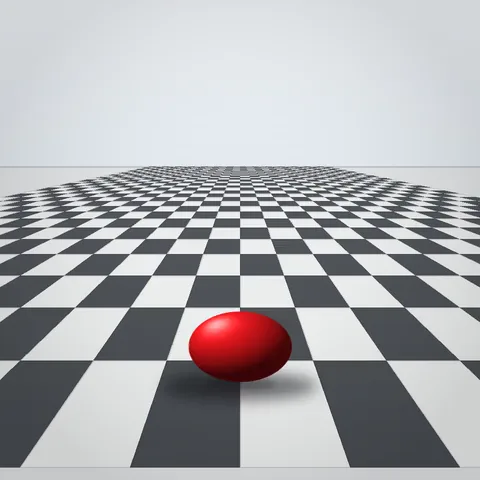
#> input picture p13ctl/assets/red-ball.webp, 480 x 480 px
$ python -i faces.py   (imports and definitions only)
#> lines starting #> are read from the running program, lines starting #| are printed output that depends on the picture
"""Hardware-monitor and clock faces for the P13 panel.

Reverse engineered by observing the panel's on-screen behavior:
The hardware monitor cycles one stat at a time (title, value digits, unit) every
5-30 s, fed by a hardware-monitor sensor string; the six
clock styles are digit-image layouts over looping video, 24-hour, updated
at minute granularity. The original video/digit assets are not redistributable,
so these faces redraw the same layouts with PIL from Linux sensors.
"""

from __future__ import annotations

import bisect
import logging
import math
import shutil
import subprocess
import threading
import time
from datetime import datetime
from pathlib import Path

from PIL import Image, ImageDraw, ImageFont

from .artinchip import DisplayError

_LOGGER = logging.getLogger(__name__)

SIZE = 480
CLOCK_STYLES = (1, 2, 3, 4, 5, 6)
HW_MONITOR_STYLES = (1, 2, 3, 4, 5)

_TRACK = (38, 43, 56)

DEFAULT_COLORS = {
    "accent": "#E8322F",
    "track": "#262B38",
    "text": "#F0F2F8",
    "label": "#8A93A8",
    "background": "#0A0C12",
}

def _parse_color(value) -> tuple[int, int, int] | None:
    text = str(value or "").lstrip("#")
    if len(text) != 6:
        return None
    try:
        return (int(text[0:2], 16), int(text[2:4], 16), int(text[4:6], 16))
    except ValueError:
        return None

def resolve_palette(colors: dict | None) -> dict:
    """Hex color overrides -> RGB face palette."""
    palette = {}
    for key, default in DEFAULT_COLORS.items():
        override = _parse_color((colors or {}).get(key))
        palette[key] = override or _parse_color(default)
#> in open_background, img is the input picture: PIL image 480x480 RGBA; mean R, G, B, A 173.9, 174.1, 177, 255
    return palette

_DEFAULT_PALETTE = resolve_palette(None)

_FONT_PATHS = (
    "/usr/share/fonts/dejavu-sans-fonts/DejaVuSans-Bold.ttf",
    "/usr/share/fonts/truetype/dejavu/DejaVuSans-Bold.ttf",
    "/usr/share/fonts/TTF/DejaVuSans-Bold.ttf",
)
_font_cache: dict[int, ImageFont.FreeTypeFont | ImageFont.ImageFont] = {}

_DASHBOARD_FONT_PATHS = (
    "/usr/share/fonts/google-roboto/Roboto-Bold.ttf",
    "/usr/share/fonts/truetype/roboto/unhinted/RobotoTTF/Roboto-Bold.ttf",
    "/usr/share/fonts/liberation-sans-fonts/LiberationSans-Bold.ttf",
    "/usr/share/fonts/truetype/liberation2/LiberationSans-Bold.ttf",
    "/usr/share/fonts/dejavu-sans-fonts/DejaVuSansCondensed-Bold.ttf",
    "/usr/share/fonts/truetype/dejavu/DejaVuSansCondensed-Bold.ttf",
)
_dashboard_font_cache: dict[int, ImageFont.FreeTypeFont | ImageFont.ImageFont] = {}

# [37 lines left out: functions _font, _dashboard_font, _text_centered, not called in this run]

# --- Linux sensor sources (mirrors the Windows HW_Items list) ---------------
#
# All reads go straight to sysfs/procfs. psutil's sensors scan reads every
# hwmon chip — NVMe SMART temps alone cost ~50 ms — so needed files are
# resolved once and only those are read each tick (~2 ms total).

_HWMON = Path("/sys/class/hwmon")
_CPUFREQ = Path("/sys/devices/system/cpu/cpufreq")
_CPU_TEMP_CHIPS = ("k10temp", "zenpower", "coretemp")
_CPU_TEMP_LABELS = ("tctl", "tdie", "package id 0")

# [91 lines left out: functions _read_int, _hwmon_chips, _sensor_label, _resolve_cpu_temp, _resolve_fans, _cpu_times and 2 more, not called in this run]

class HwSensors:
    """One-pass reader for the stats the hardware monitor rotates through."""

    # [16 lines left out: functions __init__, _resolve, not called in this run]

    def _paths_ok(self) -> bool:
        paths = [self._cpu_temp_path, *self._dram_temps, *(p for _, p in self._fans)]
        return all(p is None or p.exists() for p in paths)

    # [90 lines left out: functions _cpu_usage_percent, read, not called in this run]

# --- Backgrounds (Windows uses looping MP4s under DynamicBackground\) --------

_IMAGE_SUFFIXES = {".png", ".jpg", ".jpeg", ".bmp", ".webp", ".gif"}
VIDEO_FPS = 30
JPEG_QUALITY = 85

_ASSETS_DIR = Path(__file__).resolve().parent.parent / "assets"
# Bundled sample animations, selectable by bare name for testing backgrounds.
TEST_BACKGROUNDS = {
    "red-ball.mp4": _ASSETS_DIR / "red-ball.mp4",
    "red-ball.webp": _ASSETS_DIR / "red-ball.webp",
}

def _fit_panel(img: Image.Image) -> Image.Image:
    """Cover-crop to the square panel."""
    img = img.convert("RGB")
    scale = max(SIZE / img.width, SIZE / img.height)
    img = img.resize((round(img.width * scale), round(img.height * scale)), Image.Resampling.LANCZOS)
    left = (img.width - SIZE) // 2
    top = (img.height - SIZE) // 2
    return img.crop((left, top, left + SIZE, top + SIZE))

class _VideoBackground:
    """Loop a video as panel frames via ffmpeg rawvideo pipes.

    ffmpeg's ``-stream_loop`` freezes the last frame for seconds at each
    restart on ordinary H.264 MP4s (edit-list/B-frame mishandling), so
    each pass instead plays to EOF and a pre-spawned standby process takes
    over, keeping the loop transition to a single frame boundary.
    """

    _FRAME_BYTES = SIZE * SIZE * 3

    # [25 lines left out: functions __init__, _spawn, not called in this run]

    def start(self) -> None:
        self._proc = self._spawn()
        self._standby = self._spawn()

    # [22 lines left out: functions frame, stop, not called in this run]

class _AnimatedImageBackground:
    """Loop an animated image (WebP/GIF/APNG) decoded via PIL.

    ffmpeg cannot decode animated WebP, so frames are preloaded fitted to the
    panel (subsampled to a memory cap) and picked by wall-clock time so the
    animation runs at its authored speed regardless of send pacing.
    """

    _MAX_BYTES = 64 * 1024 * 1024

    def __init__(self, path: str) -> None:
#> called with path = '../assets/red-ball.webp'
        frames: list[Image.Image] = []
        starts: list[int] = []
        total_ms = 0
        with Image.open(path) as img:
            count = getattr(img, "n_frames", 1)
#> count = 150
            step = max(1, math.ceil(count * SIZE * SIZE * 3 / self._MAX_BYTES))
#> step = 2
            for index in range(0, count, step):
                img.seek(index)
                frames.append(_fit_panel(img))
                duration = int(img.info.get("duration") or 100)
                starts.append(total_ms)
                total_ms += max(20, duration) * step
#> this loop made 75 passes
#> (duration, total_ms) on passes 1 to 12: (33, 66), (33, 132), (34, 200), (33, 266), (33, 332), (34, 400), (33, 466), (33, 532), (34, 600), (33, 666), (33, 732), (34, 800)
#> pass 2, in _fit_panel (call 2), `img = img.convert("RGB")`:
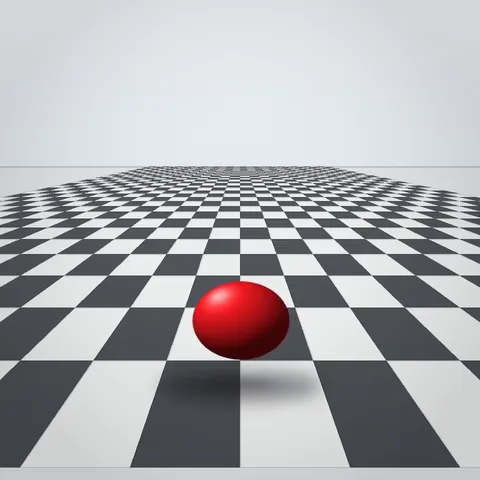
#> img: PIL image 480x480 RGB; mean R, G, B 173.8, 173.8, 176.7
#> pass 3, in _fit_panel (call 3), `img = img.convert("RGB")`:
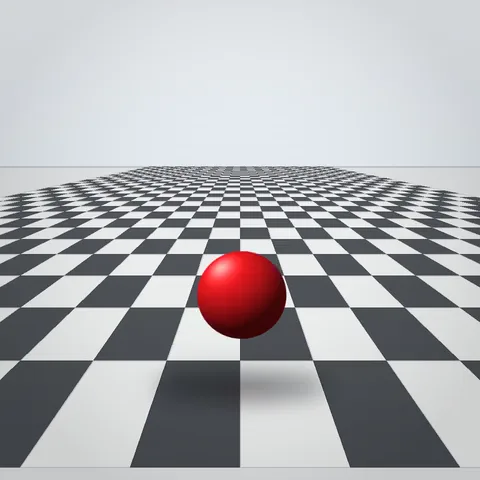
#> img: PIL image 480x480 RGB; mean R, G, B 173.8, 173.7, 176.6
#> after the loop, frames = 75 items; starts = 75 values from 0 to 4932; total_ms = 5000
        self._frames = frames
#> self._frames = 75 items
        self._starts = starts
#> self._starts = 75 values from 0 to 4932
        self._total_ms = max(total_ms, 1)
#> self._total_ms = 5000
        self._t0 = time.monotonic()
        self.fps = max(1.0, min(30.0, 1000.0 * len(frames) / self._total_ms))
#> self.fps = 15

    # [11 lines left out: functions frame, next_delay, not called in this run]

    def stop(self) -> None:
        self._frames = []

def open_background(
    path: str | None,
    *,
    video_fps: int = VIDEO_FPS,
) -> Image.Image | _AnimatedImageBackground | _VideoBackground | None:
    """Return None, a static PIL image, or an animated source with
    ``fps``/``frame()``/``stop()`` (PIL animation or ffmpeg video).

    ``path`` may also be the bare name of a bundled test background
    (see ``TEST_BACKGROUNDS``)."""
    if not path:
        return None
    bundled = TEST_BACKGROUNDS.get(path)
    if bundled is not None:
        path = str(bundled)
    if not Path(path).is_file():
        _LOGGER.warning("background missing, using plain: %s", path)
        return None
    if Path(path).suffix.lower() in _IMAGE_SUFFIXES:
        with Image.open(path) as img:
            if not getattr(img, "is_animated", False):
                return _fit_panel(img)
        return _AnimatedImageBackground(path)
    video = _VideoBackground(path, fps=max(1, min(VIDEO_FPS, video_fps)))
    video.start()
    return video

# --- Renderers ---------------------------------------------------------------

# [75 lines left out: function render_stat, not called in this run]

_DASHBOARD_METRICS = (
    ("cpu_temp", "CPU Temp", "°C", 160, 101),
    ("cpu_usage", "CPU Usage", "%", 320, 101),
    ("gpu_temp", "GPU Temp", "°C", 160, 261),
    ("gpu_usage", "GPU Usage", "%", 320, 261),
)

# [279 lines left out: functions _text_at_center, render_dashboard, render_clock, run_hwmon, run_clock, not called in this run]

>>> result = open_background('../assets/red-ball.webp')
